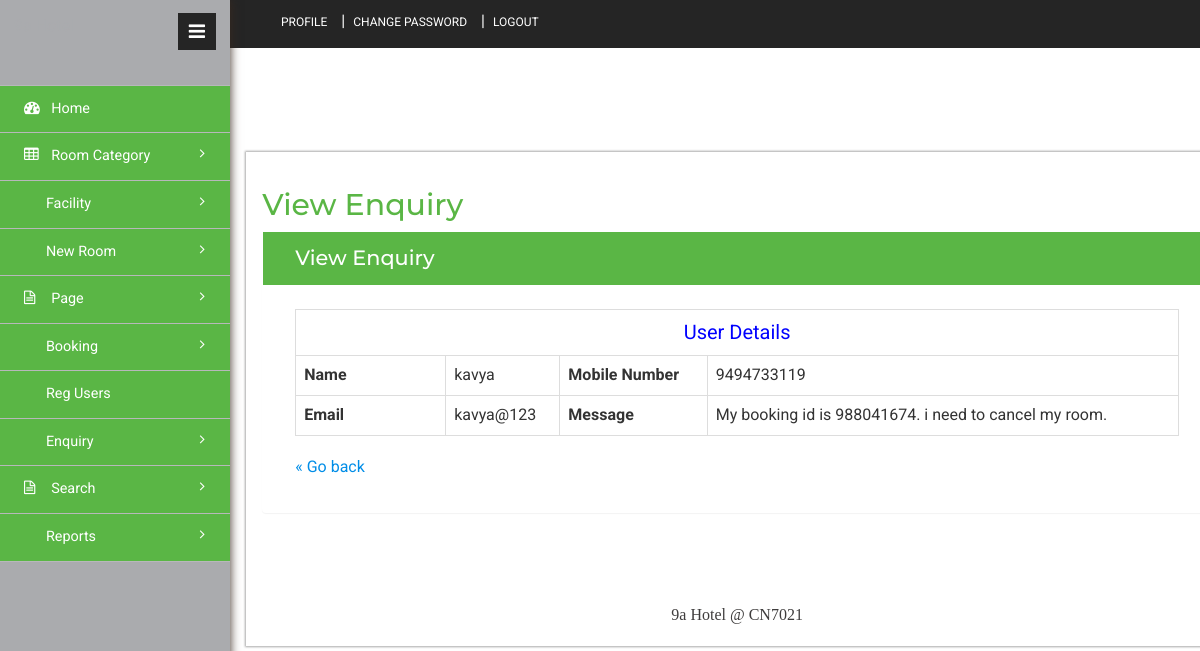
The app's page /admin/view-enquiry.php?viewid=1 (signed in) with its own data.
### tables this page shows
CREATE TABLE `tblcontact` (
  `ID` int(10) NOT NULL,
  `Name` varchar(200) DEFAULT NULL,
  `MobileNumber` bigint(10) DEFAULT NULL,
  `Email` varchar(200) DEFAULT NULL,
  `Message` mediumtext DEFAULT NULL,
  `EnquiryDate` timestamp NULL DEFAULT current_timestamp(),
  `IsRead` int(5) DEFAULT NULL
);

### admin/view-enquiry.php (the view, shortened to what this page needs)
<?php
include('includes/dbconnection.php');
if (strlen($_SESSION['hbmsaid']==0)) {
  header('location:logout.php');
  } else{
$vid=$_GET['viewid'];
?>
<!DOCTYPE HTML>
<html>
<head>
<link href="css/bootstrap.min.css" rel='stylesheet' type='text/css' />
<link href="css/style.css" rel='stylesheet' type='text/css' />
<link href="css/font-awesome.css" rel="stylesheet">
<link rel="stylesheet" href="css/icon-font.min.css" type='text/css' />
</head>
<body>
   <div class="page-container">
	<div class="left-content">
	   <div class="inner-content">
			<?php include_once('includes/header.php');?>
			<div class="content">
<div class="women_main">
	<div class="grids">
					<div class="progressbar-heading grids-heading">
						<h2>View Enquiry</h2>
					</div>
					<div class="panel panel-widget forms-panel">
						<div class="forms">
							<div class="form-grids widget-shadow" data-example-id="basic-forms">
								<div class="form-title">
									<h4>View Enquiry</h4>
								</div>
								<div class="form-body">
									     <?php
$sql="SELECT * from  tblcontact where ID=$vid";
$query = $dbh -> prepare($sql);
$query->execute();
$results=$query->fetchAll(PDO::FETCH_OBJ);
$cnt=1;
if($query->rowCount() > 0)
{
foreach($results as $row)
{               ?>
    <table border="1" class="table table-bordered">
 <tr align="center">
<td colspan="4" style="font-size:20px;color:blue">
 User Details</td></tr>
    <tr>
    <th scope>Name</th>
    <td><?php  echo ($row->Name);?></td>
    <th scope>Mobile Number</th>
    <td><?php  echo ($row->MobileNumber);?></td>
  </tr>
  <tr>
    <th scope>Email</th>
    <td><?php  echo ($row->Email);?></td>
    <th>Message</th>
    <td><?php  echo ($row->Message);?></td>
  </tr>
<?php $cnt=$cnt+1;}} ?>
</table>
<p>
	<a href="javascript:history.go(-1)" title="Return to the previous page">&laquo; Go back</a>
</p>
								</div>
							</div>
						</div>
					</div>
				</div>
<?php include_once('includes/footer.php');?>
</div>
</div>
		</div>
</div>
			<?php include_once('includes/sidebar.php');?>
							</div>
</body>
</html><?php }  ?>

### records on screen
tblcontact: Name "kavya", MobileNumber "9494733119", Email "kavya@123", Message "My booking id is 988041674. i need to cancel my room."
